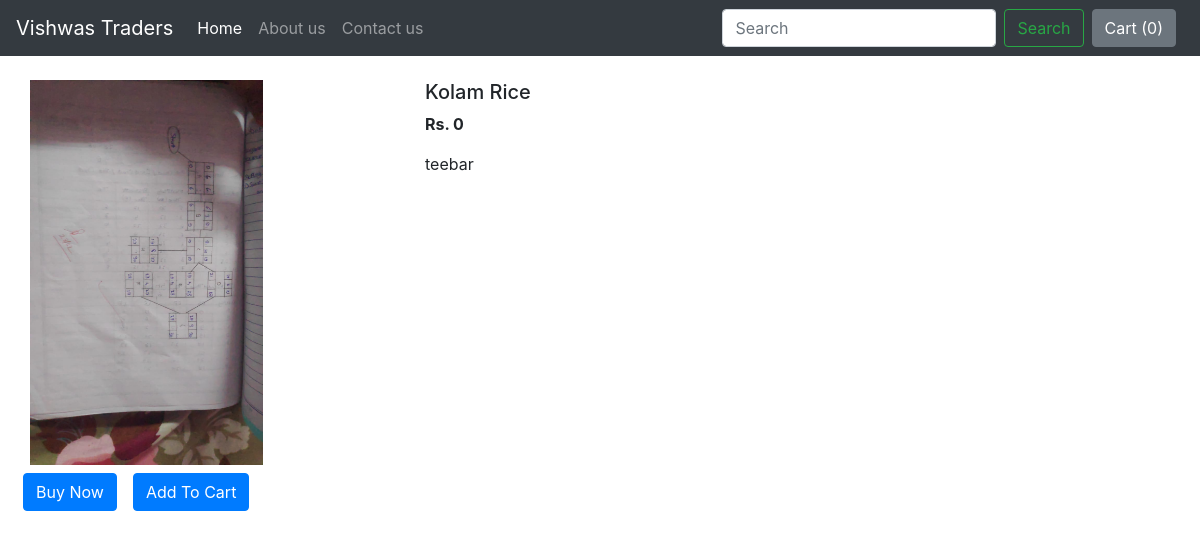
Screenshot of /shop/products/2 with the database file from the repository.
### shop/models.py (models this page shows)
class Product(models.Model):
    product_id = models.AutoField
    product_name = models.CharField(max_length=50)
    category = models.CharField(max_length=50, default="")
    sub_category = models.CharField(max_length=50, default="")
    price = models.IntegerField(default=0)
    desc = models.CharField(max_length=100)
    pub_date = models.DateField()
    image = models.ImageField(upload_to="shop/images", default="")
    def __str__(self):
        return self.product_name

### shop/views.py (the view)
# urls.py: path("products/<int:myid>", views.productView, name="ProductView"),
def productView(request, myid):
    product = Product.objects.filter(id=myid)
    print(product)
    return render(request,'shop/productView.html',{'product':product[0]})

### shop/templates/shop/productView.html (shortened to what this page needs)
{% extends 'shop/basic.html' %}
{% block body %}
<div class="container my-4">
    <div class="row">
    <div class="col-md-4">
    <div class="row">
       <img src="/media//{{product.image}}" width="233px" height="385px">
    </div>
        </div>
    <div class="col-md-8">
        <h5>{{product.product_name}}</h5>
        <p><b> Rs. {{product.price}}</b></p>
        <p>{{product.desc}}</p>
    </div>
    <div class="row">
        <button class="btn btn-primary my-2 mx-2"> Buy Now</button>
        <button class="btn btn-primary mx-2 my-2"> Add To Cart</button>
    </div>
    </div>
</div>
{% endblock %}

### rows the page displays
Product: image (picture), product_name "Kolam Rice", price "0", desc "teebar"
